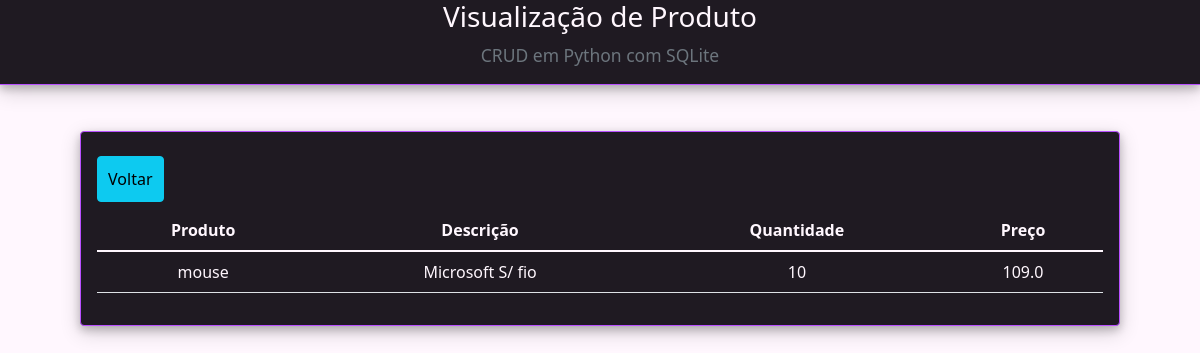
Page /view/10/ on the committed database.
### app/models.py (models this page shows)
class Produtos(models.Model):  # colocado o nome da classe de produtos
    produto = models.CharField(max_length=100)
    descricao = models.CharField(max_length=255)
    quantidade = models.IntegerField(max_length=4)
    preco = models.FloatField(max_length=10)

### app/views.py (the view)
# urls.py: path('view/<int:pk>/', view, name='view'),  # para selecionar o ID e visualizar o registro
def view(request, pk):  # pk é o ID do DB, que está sendo capturado no botão visulizar no index.html
    data = {}
    data['db'] = Produtos.objects.get(pk=pk)
    return render(request, 'view.html', data)

### app/templates/view.html (shortened to what this page needs)
<!DOCTYPE html>
<html lang="en">
<head>
    {% load static %}
    <link href="https://cdn.jsdelivr.net/npm/bootstrap@5.1.3/dist/css/bootstrap.min.css" rel="stylesheet">
    <link rel="stylesheet" type="text/css" href="{% static 'css/style.css' %}" />
    </head>
<body>
  <div class="container-fluid blockquote text-center">
    <h3>Visualização de Produto</h3>
    <small class="text-muted">
      <p>CRUD em Python com SQLite</p>
    </small>
  </div>
  <main>
    <div class="container p-3 mb-5 rounded">
      <div class="pt-2 pb-2">
        <a href="/" class="btn btn-info">Voltar</a>
    </div>
      <div class="table-responsive-sm">
        <table class="table text-center">
          <thead class="table-thead">
            <tr>
              <th scope="col">Produto</th>
              <th scope="col">Descrição</th>
              <th scope="col">Quantidade</th>
              <th scope="col">Preço</th>
            </tr>
          </thead>
          <tbody>
            <tr>
              <td>{{db.produto}}</td>
              <td>{{db.descricao}}</td>
              <td>{{db.quantidade}}</td>
              <td>{{db.preco}}</td>
            </tr>
          </tbody>
        </table>
      </div>
    </div>
  </main>
</body>
</html>

### app/static/css/style.css (style rules this page uses)
:root { --cor-principal: rgb(31, 26, 34); --cor-fonte-clara: rgb(255, 247, 254); --fonte-principal: 'Montserrat', sans-serif; }
body { background-color: var(--cor-fonte-clara); color: var(--cor-fonte-clara); }
main { width: 90vw; margin: 0 auto; padding: 30px 20px; height: auto; }
.container-fluid { background-color: var(--cor-principal); border-bottom: 1px solid rgb(185, 80, 255); box-shadow: 0 4px 8px 0 rgba(0, 0, 0, 0.2), 0 6px 20px 0 rgba(0, 0, 0, 0.19); }
.container { background-color: var(--cor-principal); border: 1px solid rgb(185, 80, 255); box-shadow: 0 4px 8px 0 rgba(0, 0, 0, 0.2), 0 6px 20px 0 rgba(0, 0, 0, 0.19); }
.btn { margin: 0 0.5rem 0 0; padding: 1%; }
.table { color: var(--cor-fonte-clara); }
.table-thead { border-bottom: 1px solid rgb(185, 80, 255); }

### rows in the picture
Produtos: produto "mouse", descricao "Microsoft S/ fio", quantidade "10", preco "109.0"
